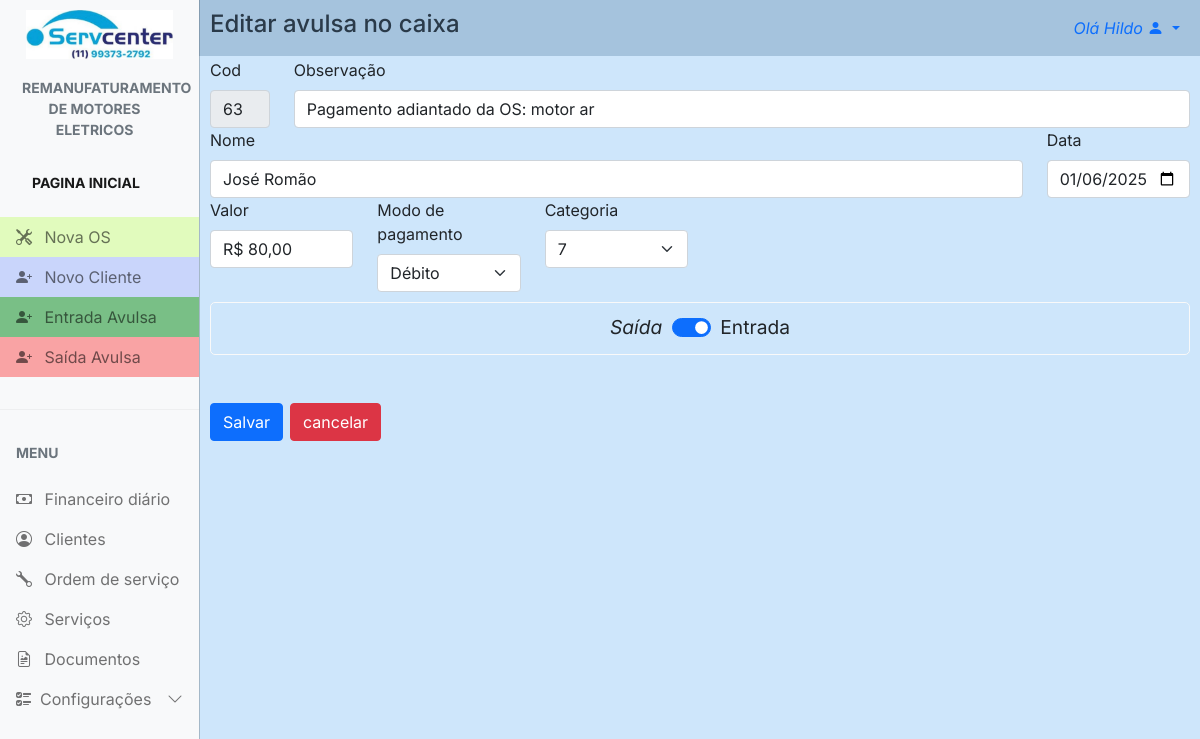
Before: /finance/edit_finance/630 (signed in) with the older database file.
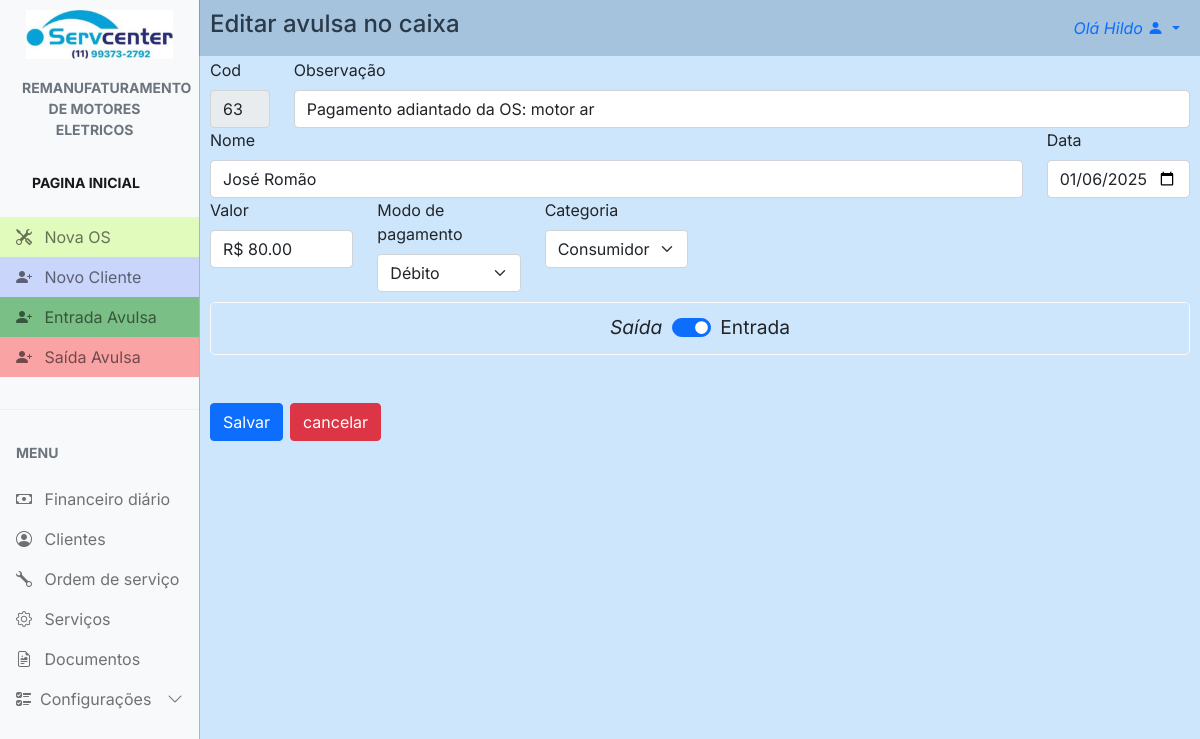
After: the same page with the newer database file.
### finance/models.py (models this page shows, shortened)
class Finance(models.Model):
    obs = models.CharField(max_length=6, blank=True, null=True)
    nome = models.CharField(max_length=50, null=True, blank=True)
    data = models.DateField(blank=True)
    valor = models.CharField(max_length=10, null=True, blank=True)
    movimento = models.CharField(max_length=10, null=True, blank=True)
    hora = models.TimeField(blank=True)
    tipo_pgto = models.CharField(max_length=10, null=True, blank=True)
    categoria = models.CharField(max_length=10, null=True, blank=True)

### finance/views.py (the view, shortened to what this page needs)
# urls.py: path('edit_finance/<int:id>', views.edit_finance, name='edit_finance'),
@login_required
def edit_finance(request, id):
    if request.method == 'GET':
        categoria_out = Categoria_out.objects.all()
        categoria_in = Categoria_in.objects.all()
        return render(request, 'edit_finance.html', {
            'id': Finance.objects.get(id=id).id,  # type: ignore
            'obs': Finance.objects.get(id=id).obs,
            'nome': Finance.objects.get(id=id).nome,
            'data': Finance.objects.get(id=id).data.strftime('%Y-%m-%d'),
            'valor': Finance.objects.get(id=id).valor,
            'movimento': Finance.objects.get(id=id).movimento,
            'tipo_pgto': Finance.objects.get(id=id).tipo_pgto,
            'categoria': Finance.objects.get(id=id).categoria,
            'categoria_out': categoria_out,
            'categoria_in': categoria_in,
        })
    else:
        return HttpResponseBadRequest('Invalid request method')

### config/context_processors.py (called while the page is built)
def conf(request):
    logo = Config.objects.all().first
    return {'logo': logo}

### servcenter/context_processors.py (called while the page is built)
def project_settings(request):
    config = Config.objects.first()
    return {
        'config': config,
    }

### finance/templates/edit_finance.html (shortened to what this page needs)
{% extends "main.html" %} {% load static %} {% block 'head' %}
<link rel="stylesheet" href="{% static 'css/main.css' %}" />
<link rel="stylesheet" href="{% static 'clients/css/new_client.css' %}" />
{% endblock %} {% block 'main' %}
<div id="main" class="main">
  <div id="cad_cli_tit">
    <a>Editar avulsa no caixa</a>
  </div>
  <form class="row g-6 all" action="{% url 'edit_finance' id=id %}" method="POST" enctype="multipart/form-data">
    <div class="col-md-1">
      <label for="inputCod" class="form-label">Cod</label>
      <input
        type="number"
        readonly
        class="form-control"
        placeholder="Auto"
        name="inputCod"
        value='{{id}}'
      />
    </div>
    <div class="col-md-11">
      <label for="inputObs" class="form-label">Observação</label>
      <input
        type="text"
        class="form-control"
        placeholder="Observação"
        name="inputObs"
        value="{{obs}}"
      />
    </div>
    <div class="col-md-10">
      <label for="inputNome" class="form-label">Nome</label>
      <input
        type="text"
        class="form-control"
        placeholder="nome"
        name="inputNome"
        value="{{nome}}"
      />
    </div>
    <div class="col-md-2">
      <label for="imputData" class="form-label">Data</label>
      <input type="date" class="form-control" name="inputData" value="{{data}}" />
    </div>
    <div class="col-md-2">
      <label for="inputValor" class="form-label">Valor</label>
      <input
        type="text"
        class="form-control"
        placeholder="Valor"
        name="inputValor"
        value="{{valor}}"
      />
    </div>
    <div class="col-md-2">
      <label for="inputTipoPgto" class="form-label">Modo de pagamento</label>
      <select name="inputTipoPgto" class="form-select" value="{{inputTipoPgto}}">
        <option selected>{{tipo_pgto}}</option>
      </select>
    </div>
    {% if movimento == 'entrada' %}
      <div class="col-md-2">
        <label for="inputCategoria_in" class="form-label">Categoria</label>
        <select name="inputCategoria" class="form-select" value="{{inputCategoria}}">
          <option selected>{{categoria}}</option>
        </select>
      </div>
      <div >
    {% endif %}
        <div class="col-12  checkbox">
            <i>Saída </i>
            <div class="form-check form-switch" id="is_active">
            <input
                class="form-check-input"
                type="checkbox"
                name="in_out"
                {% if movimento == 'entrada' %}
                checked
                {% endif %}
            />
            <label class="form-check-label" for="in_out"> Entrada </label>
            </div>
        </div>
    <br />
    <br />
    <div class="col-12">
        <button type="submit" class="btn btn-primary">Salvar</button>
    </div>
  </form>
  <div class="col-1">
    <a href="{% url 'finance' %}" id="canc_btn" type="submit" class="btn btn-danger">cancelar</a>
  </div>
</div>
{% endblock%}

Changed rows visible on the page:
changed Finance "Pagamento adiantado da OS: motor ar": inputValor "R$ 80,00" → "R$ 80.00"; inputCategoria (not shown) → "Consumidor"
Other visible differences:
form field inputCategoria: "7" → (not shown)
